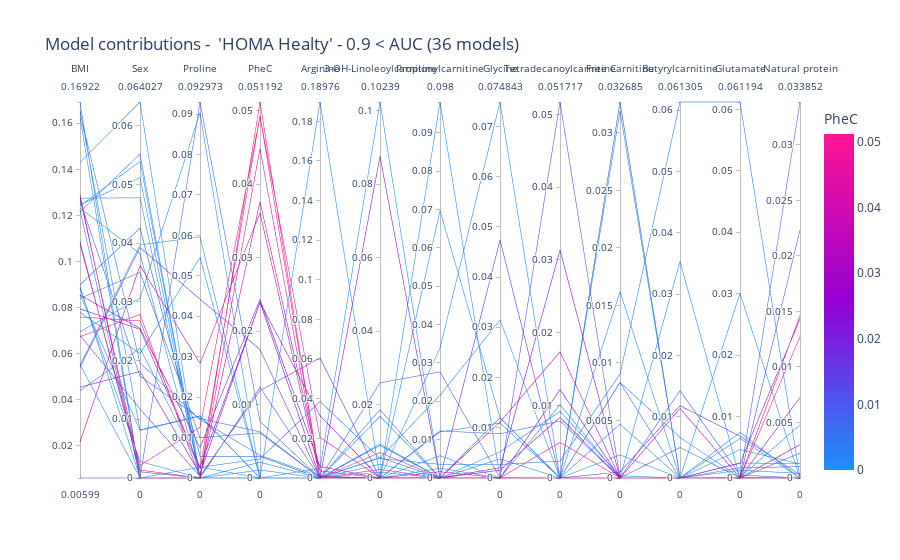

This figure's notebook cell:
### Markdown cell above
The base observation is that the IMC variable takes a high weight in most models, and there is a sort of bi-modal weight to the PheC.
Some models do not even utilise it, while others count for ~20% of the final weight.

### Code cell
fig_healty = px.parallel_coordinates(df2["SHAP_Healty"],
    dimensions=df2["SHAP_Healty"].drop(["ATPII/AHA/IDF"], axis='columns').mean().sort_values(ascending=False).index[:13], 
    color="Phenylalax", 
    labels= relabels,
    color_continuous_scale=custom_colorscale,
    title = f"Model contributions -  'HOMA Healty' - {lim_AUC} < AUC ({df2.shape[0]} models)"
    )

fig_healty.write_image("fig/healty_ranks.svg", width=4.5*DPI, height=1.5*DPI, scale = 1.0)

fig_healty.show()
